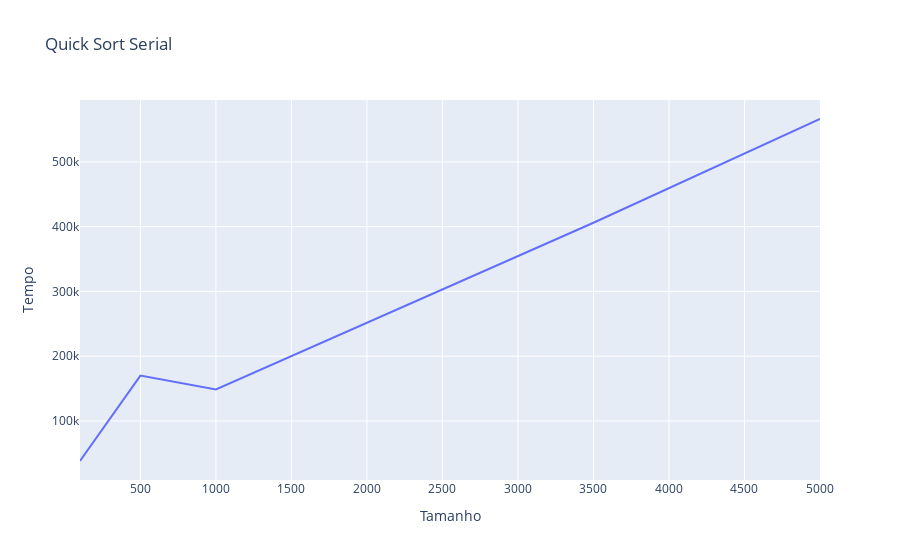

Notebook code cell kept with this figure:
### Code cell
data = pd.read_csv("C:\\Users\\Rafael Oliveira\\Desktop\\AV2\\quick_sort_serial.csv", sep=',')

data.plot(kind='line', x='Tamanho', y='Tempo', title='Quick Sort Serial')

### Figure 1 — Plotly figure (JSON) as saved in the notebook; plotly's stock layout.template omitted (floating-point values rounded to 4 significant figures)
{"data": [{"hovertemplate": "Tamanho=%{x}<br>Tempo=%{y}<extra></extra>", "legendgroup": "", "line": {"color": "#636efa", "dash": "solid"}, "marker": {"symbol": "circle"}, "mode": "lines", "name": "", "orientation": "v", "showlegend": false, "type": "scatter", "x": [100, 500, 1000, 3500, 5000], "xaxis": "x", "y": [38200, 170000, 148600, 406000, 566200], "yaxis": "y"}], "layout": {"legend": {"tracegroupgap": 0}, "title": {"text": "Quick Sort Serial"}, "xaxis": {"anchor": "y", "domain": [0, 1], "title": {"text": "Tamanho"}}, "yaxis": {"anchor": "x", "domain": [0, 1], "title": {"text": "Tempo"}}}}
